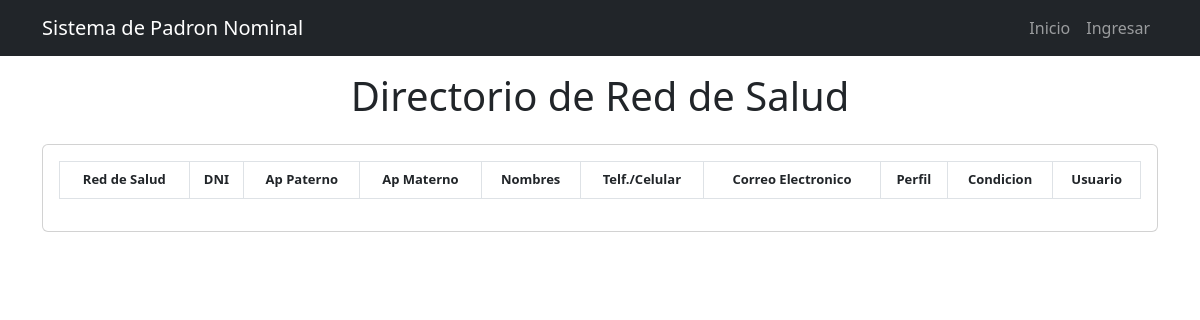
/frontend_directorio_red/, run on an earlier commit of the app's database.
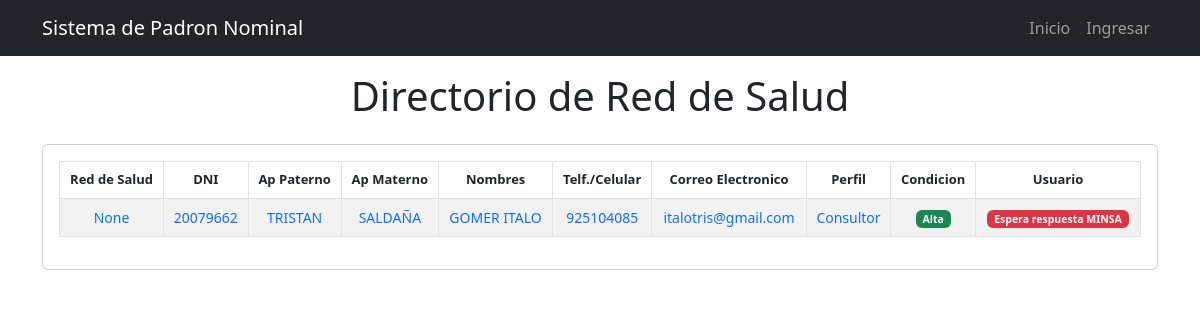
And on a later commit of the database.
### filiacion/models.py (models this page shows, shortened)
class DirectorioRed(models.Model):
    TIPO_USUARIO = [
                    ('diresa', 'diresa'),
                    ('red', 'red'),
                    ('microred', 'microred'),
                    ('establecimiento', 'establecimiento'),
                ]
    PERFIL = [
                ('Consultor', 'Consultor'),
                ('Registrador', 'Registrador'),
            ]
    CONDICION = [
                    ('Alta', 'Alta'),
                    ('Baja', 'Baja'),
                ]
    CUENTA_USUARIO = [
                    ('Si', 'Si'),
                    ('No', 'No'),
                    ('Espera respuesta MINSA', 'Espera respuesta MINSA'),
                ]
    diresa = models.CharField(max_length=100,null=True, blank=True)
    red = models.CharField(max_length=100,null=True, blank=True)
    microred = models.CharField(max_length=100,null=True, blank=True)
    establecimiento = models.CharField(max_length=100,null=True, blank=True)
    tipo_usuario = models.CharField(choices=TIPO_USUARIO, max_length=100, null=True, blank=True)
    documento_identidad = models.CharField(max_length=100,null=True, blank=True)
    apellido_paterno = models.CharField(max_length=100,null=True, blank=True)
    apellido_materno = models.CharField(max_length=200,null=True, blank=True)
    nombres = models.CharField(max_length=200,null=True, blank=True)
    telefono = models.CharField(max_length=200,null=True, blank=True)
    correo_electronico = models.CharField(max_length=200,null=True, blank=True)
    perfil = models.CharField(choices=PERFIL,max_length=100,null=True, blank=True)
    condicion = models.CharField(choices=CONDICION,max_length=100,null=True, blank=True)
    cuenta_usuario = models.CharField(choices=CUENTA_USUARIO,max_length=100,null=True, blank=True)
    contraseña_usuario = models.CharField(max_length=100,null=True, blank=True)
    req_formato = models.FileField(upload_to="filiacion/formato/",null=True, blank=True)
    dateTimeOfUpload_req_formato = models.DateTimeField(auto_now = True,null=True, blank=True)
    req_generales_excel = models.FileField(upload_to="filiacion/excel/",null=True, blank=True)
    dateTimeOfUpload_generales_excel = models.DateTimeField(auto_now = True,null=True, blank=True)

### filiacion/views.py (the view)
# urls.py: path('frontend_directorio_red/', views.frontend_directorio_red, name='frontend_directorio_red'),
def frontend_directorio_red(request):
    directorio_redes= DirectorioRed.objects.all()
    context = {
            'directorio_redes': directorio_redes,
            }
    return render(request, 'frontend/directorio_red.html', context)

### filiacion/templates/frontend/directorio_red.html
{% extends 'base.html' %}
{% block content %}
<main class="container">
    <div class="display-1 text-center py-3">
      <h1>Directorio de Red de Salud</h1>
    </div>
  <section class="card card-body">
    <div class="row">
      <div class="table-responsive">
        <table id="table_padron_red_frontend" class="table table-bordered table-hover table-striped">
          <thead class="text-center" style="font-size: 13px;">
            <tr>
              <th>Red de Salud</th>
              <th>DNI</th>
              <th>Ap Paterno</th>
              <th>Ap Materno</th>
              <th>Nombres</th>
              <th>Telf./Celular</th>
              <th>Correo Electronico</th>
              <th>Perfil</th>
              <th>Condicion</th>
              <th>Usuario</th>
            </tr>
          </thead>
          <tbody class="text-center" style="font-size: 14px;" >
              {% for directorio_red in directorio_redes %}
              <tr>
                <td class="text-primary">{{ directorio_red.diresa }}</td>
                <td class="text-primary">{{ directorio_red.documento_identidad }}</td>
                <td class="text-primary">{{ directorio_red.apellido_paterno }}</td>
                <td class="text-primary">{{ directorio_red.apellido_materno }}</td>
                <td class="text-primary">{{ directorio_red.nombres }}</td>
                <td class="text-primary">{{ directorio_red.telefono }}</td>
                <td class="text-primary">{{ directorio_red.correo_electronico }}</td>
                <td class="text-primary">{{ directorio_red.perfil }}</td>
                {% if directorio_red.condicion == "Alta" %}
                <td>
                  <span class="badge bg-success">{{ directorio_red.condicion }}</span>
                </td>
                {% else %}
                <td>
                  <span class="badge bg-danger">{{ directorio_red.condicion }}</span>
                </td>
                {% endif %}
                {% if directorio_red.cuenta_usuario == "Si" %}
                <td>
                  <span class="badge bg-success">{{ directorio_red.cuenta_usuario }}</span>
                </td>
                {% else %}
                <td>
                  <span class="badge bg-danger">{{ directorio_red.cuenta_usuario }}</span>
                </td>
                {% endif %}
              </tr>
            {% endfor %}
          </tbody>
        </table>
      </div>
    </div>
  </section>
</main>
{% endblock %}

What changed in the data, as far as the page shows it:
added DirectorioRed: diresa "None", documento_identidad "20079662", apellido_paterno "TRISTAN", apellido_materno "SALDAÑA", nombres "GOMER ITALO", telefono "925104085", correo_electronico "italotris@gmail.com", perfil "Consultor", condicion "Alta", cuenta_usuario "Espera respuesta MINSA"
